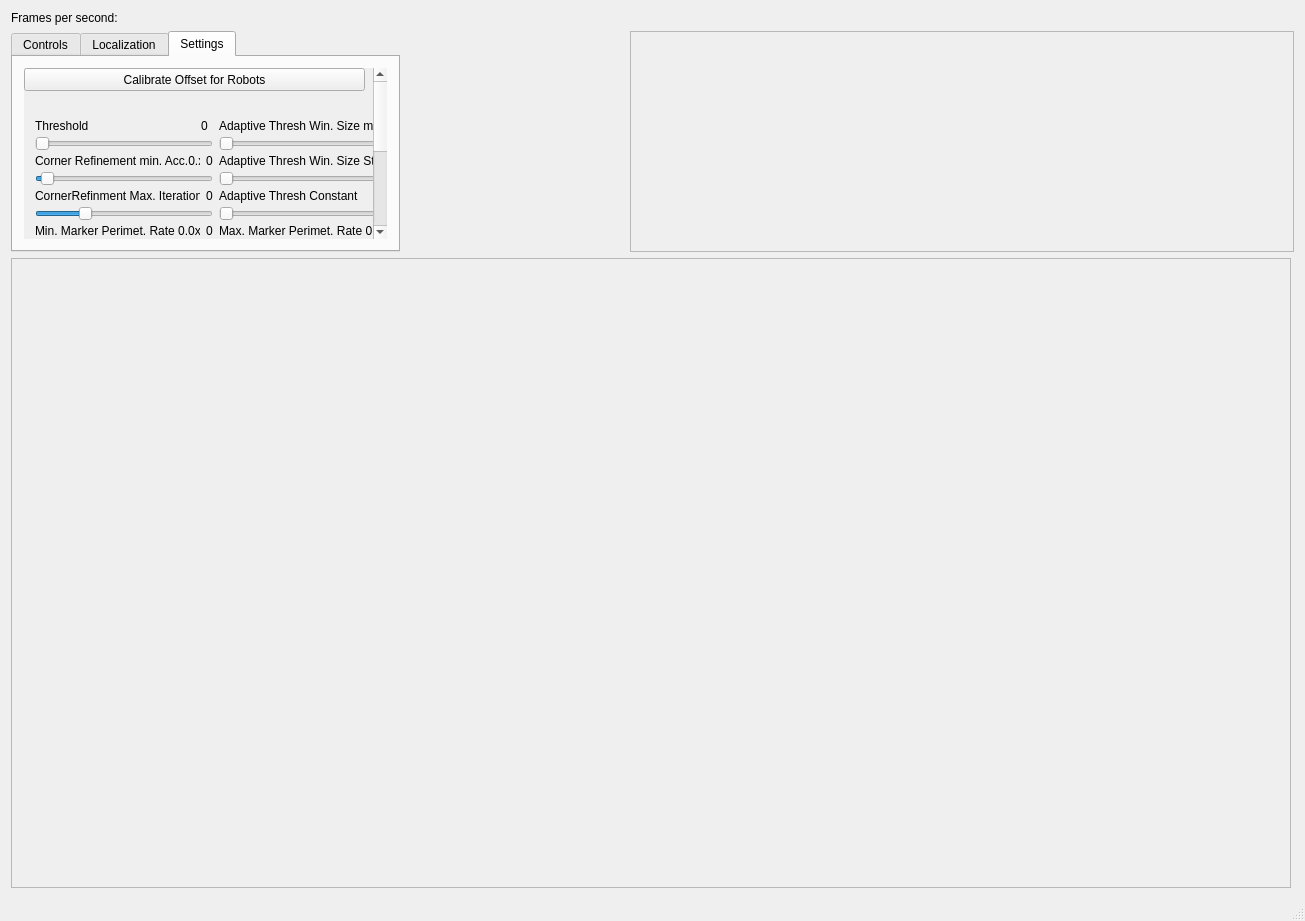
<?xml version="1.0" encoding="UTF-8"?>
<ui version="4.0">
 <class>RobotDetectionMainWindow</class>
 <widget class="QMainWindow" name="RobotDetectionMainWindow">
  <property name="geometry">
   <rect>
    <x>0</x>
    <y>0</y>
    <width>1305</width>
    <height>921</height>
   </rect>
  </property>
  <property name="sizePolicy">
   <sizepolicy hsizetype="Minimum" vsizetype="Preferred">
    <horstretch>0</horstretch>
    <verstretch>0</verstretch>
   </sizepolicy>
  </property>
  <property name="windowTitle">
   <string>Robot Detection</string>
  </property>
  <property name="windowIcon">
   <iconset resource="ressource.qrc">
    <normaloff>:/images/Hawhamburg-logo.png</normaloff>:/images/Hawhamburg-logo.png</iconset>
  </property>
  <widget class="QWidget" name="centralWidget">
   <layout class="QGridLayout" name="gridLayout">
    <item row="1" column="2" colspan="3">
     <widget class="QLabel" name="labelLogo">
      <property name="sizePolicy">
       <sizepolicy hsizetype="Minimum" vsizetype="Minimum">
        <horstretch>0</horstretch>
        <verstretch>0</verstretch>
       </sizepolicy>
      </property>
      <property name="maximumSize">
       <size>
        <width>16777215</width>
        <height>221</height>
       </size>
      </property>
      <property name="toolTip">
       <string>Gewerk 5 FTW !!!</string>
      </property>
      <property name="frameShape">
       <enum>QFrame::StyledPanel</enum>
      </property>
      <property name="frameShadow">
       <enum>QFrame::Sunken</enum>
      </property>
      <property name="text">
       <string/>
      </property>
      <property name="pixmap">
       <pixmap resource="ressource.qrc">:/images/HAW_Hamburg.png</pixmap>
      </property>
      <property name="scaledContents">
       <bool>false</bool>
      </property>
      <property name="wordWrap">
       <bool>false</bool>
      </property>
     </widget>
    </item>
    <item row="1" column="1">
     <spacer name="horizontalSpacer_2">
      <property name="orientation">
       <enum>Qt::Horizontal</enum>
      </property>
      <property name="sizeType">
       <enum>QSizePolicy::Minimum</enum>
      </property>
      <property name="sizeHint" stdset="0">
       <size>
        <width>20</width>
        <height>20</height>
       </size>
      </property>
     </spacer>
    </item>
    <item row="2" column="0" colspan="5">
     <widget class="QLabel" name="labelImage">
      <property name="sizePolicy">
       <sizepolicy hsizetype="Minimum" vsizetype="Minimum">
        <horstretch>0</horstretch>
        <verstretch>10</verstretch>
       </sizepolicy>
      </property>
      <property name="minimumSize">
       <size>
        <width>0</width>
        <height>0</height>
       </size>
      </property>
      <property name="maximumSize">
       <size>
        <width>1280</width>
        <height>640</height>
       </size>
      </property>
      <property name="sizeIncrement">
       <size>
        <width>20</width>
        <height>20</height>
       </size>
      </property>
      <property name="baseSize">
       <size>
        <width>2</width>
        <height>2</height>
       </size>
      </property>
      <property name="frameShape">
       <enum>QFrame::StyledPanel</enum>
      </property>
      <property name="frameShadow">
       <enum>QFrame::Sunken</enum>
      </property>
      <property name="text">
       <string/>
      </property>
     </widget>
    </item>
    <item row="1" column="0">
     <widget class="QTabWidget" name="tabWidget">
      <property name="sizePolicy">
       <sizepolicy hsizetype="Preferred" vsizetype="Preferred">
        <horstretch>0</horstretch>
        <verstretch>0</verstretch>
       </sizepolicy>
      </property>
      <property name="maximumSize">
       <size>
        <width>401</width>
        <height>221</height>
       </size>
      </property>
      <property name="tabShape">
       <enum>QTabWidget::Rounded</enum>
      </property>
      <property name="currentIndex">
       <number>2</number>
      </property>
      <widget class="QWidget" name="tab_3">
       <attribute name="title">
        <string>Controls</string>
       </attribute>
       <layout class="QGridLayout" name="gridLayout_3">
        <item row="0" column="1">
         <widget class="QLabel" name="t4_label">
          <property name="text">
           <string>TextLabel</string>
          </property>
         </widget>
        </item>
        <item row="2" column="0">
         <widget class="QCheckBox" name="checkBoxLiveView">
          <property name="toolTip">
           <string>activates live view mode with lower framerate</string>
          </property>
          <property name="text">
           <string>Live View</string>
          </property>
         </widget>
        </item>
        <item row="0" column="0">
         <widget class="QPushButton" name="pushButtonStartStop">
          <property name="toolTip">
           <string/>
          </property>
          <property name="text">
           <string>Start Detection</string>
          </property>
         </widget>
        </item>
        <item row="2" column="1">
         <spacer name="horizontalSpacer">
          <property name="orientation">
           <enum>Qt::Horizontal</enum>
          </property>
          <property name="sizeHint" stdset="0">
           <size>
            <width>40</width>
            <height>20</height>
           </size>
          </property>
         </spacer>
        </item>
        <item row="1" column="0">
         <spacer name="verticalSpacer_2">
          <property name="orientation">
           <enum>Qt::Vertical</enum>
          </property>
          <property name="sizeHint" stdset="0">
           <size>
            <width>20</width>
            <height>40</height>
           </size>
          </property>
         </spacer>
        </item>
        <item row="4" column="0">
         <spacer name="verticalSpacer_3">
          <property name="orientation">
           <enum>Qt::Vertical</enum>
          </property>
          <property name="sizeHint" stdset="0">
           <size>
            <width>20</width>
            <height>40</height>
           </size>
          </property>
         </spacer>
        </item>
        <item row="3" column="0">
         <widget class="QCheckBox" name="checkBox_Measurement">
          <property name="text">
           <string>Measurement</string>
          </property>
         </widget>
        </item>
       </layout>
      </widget>
      <widget class="QWidget" name="tab">
       <attribute name="title">
        <string>Localization</string>
       </attribute>
       <layout class="QVBoxLayout" name="verticalLayout">
        <item>
         <widget class="QTableWidget" name="tableWidget">
          <property name="sizePolicy">
           <sizepolicy hsizetype="Fixed" vsizetype="Fixed">
            <horstretch>0</horstretch>
            <verstretch>0</verstretch>
           </sizepolicy>
          </property>
          <property name="minimumSize">
           <size>
            <width>363</width>
            <height>148</height>
           </size>
          </property>
          <property name="maximumSize">
           <size>
            <width>363</width>
            <height>148</height>
           </size>
          </property>
          <property name="font">
           <font>
            <pointsize>14</pointsize>
           </font>
          </property>
          <attribute name="horizontalHeaderMinimumSectionSize">
           <number>30</number>
          </attribute>
          <row>
           <property name="text">
            <string>Robot 1</string>
           </property>
           <property name="font">
            <font>
             <family>MS Shell Dlg 2</family>
             <pointsize>8</pointsize>
             <weight>50</weight>
             <bold>false</bold>
            </font>
           </property>
          </row>
          <row>
           <property name="text">
            <string>Robot 2</string>
           </property>
           <property name="font">
            <font>
             <family>MS Shell Dlg 2</family>
             <pointsize>8</pointsize>
             <weight>50</weight>
             <bold>false</bold>
            </font>
           </property>
          </row>
          <row>
           <property name="text">
            <string>Robot 3</string>
           </property>
           <property name="font">
            <font>
             <family>MS Shell Dlg 2</family>
             <pointsize>8</pointsize>
             <weight>50</weight>
             <bold>false</bold>
            </font>
           </property>
          </row>
          <row>
           <property name="text">
            <string>Robot 4</string>
           </property>
           <property name="font">
            <font>
             <family>MS Shell Dlg 2</family>
             <pointsize>8</pointsize>
             <weight>50</weight>
             <bold>false</bold>
            </font>
           </property>
          </row>
          <column>
           <property name="text">
            <string>x</string>
           </property>
           <property name="font">
            <font>
             <family>MS Shell Dlg 2</family>
             <pointsize>8</pointsize>
             <weight>50</weight>
             <bold>false</bold>
            </font>
           </property>
          </column>
          <column>
           <property name="text">
            <string>y</string>
           </property>
           <property name="font">
            <font>
             <family>MS Shell Dlg 2</family>
             <pointsize>8</pointsize>
            </font>
           </property>
          </column>
          <column>
           <property name="text">
            <string>phi</string>
           </property>
           <property name="font">
            <font>
             <family>MS Shell Dlg 2</family>
             <pointsize>8</pointsize>
            </font>
           </property>
          </column>
         </widget>
        </item>
        <item>
         <widget class="QLabel" name="labelVersion">
          <property name="text">
           <string>TextLabel</string>
          </property>
         </widget>
        </item>
       </layout>
      </widget>
      <widget class="QWidget" name="tab_2">
       <attribute name="title">
        <string>Settings</string>
       </attribute>
       <layout class="QGridLayout" name="gridLayout_4">
        <item row="2" column="0">
         <widget class="QScrollArea" name="scrollArea">
          <property name="enabled">
           <bool>true</bool>
          </property>
          <property name="sizePolicy">
           <sizepolicy hsizetype="MinimumExpanding" vsizetype="Preferred">
            <horstretch>10</horstretch>
            <verstretch>50</verstretch>
           </sizepolicy>
          </property>
          <property name="minimumSize">
           <size>
            <width>10</width>
            <height>10</height>
           </size>
          </property>
          <property name="maximumSize">
           <size>
            <width>363</width>
            <height>1000</height>
           </size>
          </property>
          <property name="sizeIncrement">
           <size>
            <width>1</width>
            <height>1</height>
           </size>
          </property>
          <property name="baseSize">
           <size>
            <width>2</width>
            <height>2</height>
           </size>
          </property>
          <property name="frameShape">
           <enum>QFrame::NoFrame</enum>
          </property>
          <property name="lineWidth">
           <number>10</number>
          </property>
          <property name="midLineWidth">
           <number>10</number>
          </property>
          <property name="verticalScrollBarPolicy">
           <enum>Qt::ScrollBarAlwaysOn</enum>
          </property>
          <property name="horizontalScrollBarPolicy">
           <enum>Qt::ScrollBarAlwaysOff</enum>
          </property>
          <property name="widgetResizable">
           <bool>false</bool>
          </property>
          <widget class="QWidget" name="scrollAreaWidgetContents">
           <property name="geometry">
            <rect>
             <x>0</x>
             <y>0</y>
             <width>363</width>
             <height>350</height>
            </rect>
           </property>
           <property name="minimumSize">
            <size>
             <width>363</width>
             <height>350</height>
            </size>
           </property>
           <property name="maximumSize">
            <size>
             <width>363</width>
             <height>500</height>
            </size>
           </property>
           <widget class="QPushButton" name="pushButtonCalibrateOffset">
            <property name="geometry">
             <rect>
              <x>0</x>
              <y>0</y>
              <width>341</width>
              <height>23</height>
             </rect>
            </property>
            <property name="text">
             <string>Calibrate Offset for Robots</string>
            </property>
           </widget>
           <widget class="QWidget" name="horizontalLayoutWidget">
            <property name="geometry">
             <rect>
              <x>0</x>
              <y>30</y>
              <width>384</width>
              <height>291</height>
             </rect>
            </property>
            <layout class="QHBoxLayout" name="horizontalLayout_2">
             <property name="spacing">
              <number>6</number>
             </property>
             <item>
              <layout class="QVBoxLayout" name="verticalLayout_11">
               <property name="spacing">
                <number>3</number>
               </property>
               <item>
                <spacer name="verticalSpacer_4">
                 <property name="orientation">
                  <enum>Qt::Vertical</enum>
                 </property>
                 <property name="sizeType">
                  <enum>QSizePolicy::Maximum</enum>
                 </property>
                 <property name="sizeHint" stdset="0">
                  <size>
                   <width>3</width>
                   <height>10</height>
                  </size>
                 </property>
                </spacer>
               </item>
               <item>
                <layout class="QHBoxLayout" name="horizontalLayout_30">
                 <item>
                  <widget class="QLabel" name="labelBigNone_5">
                   <property name="sizePolicy">
                    <sizepolicy hsizetype="Fixed" vsizetype="Fixed">
                     <horstretch>0</horstretch>
                     <verstretch>0</verstretch>
                    </sizepolicy>
                   </property>
                   <property name="minimumSize">
                    <size>
                     <width>160</width>
                     <height>0</height>
                    </size>
                   </property>
                   <property name="text">
                    <string>Threshold </string>
                   </property>
                  </widget>
                 </item>
                 <item>
                  <widget class="QLabel" name="value_threshold">
                   <property name="sizePolicy">
                    <sizepolicy hsizetype="Preferred" vsizetype="Fixed">
                     <horstretch>0</horstretch>
                     <verstretch>0</verstretch>
                    </sizepolicy>
                   </property>
                   <property name="toolTip">
                    <string>millimeters</string>
                   </property>
                   <property name="text">
                    <string>0</string>
                   </property>
                  </widget>
                 </item>
                </layout>
               </item>
               <item>
                <widget class="QSlider" name="slider_threshold">
                 <property name="minimum">
                  <number>5</number>
                 </property>
                 <property name="maximum">
                  <number>255</number>
                 </property>
                 <property name="orientation">
                  <enum>Qt::Horizontal</enum>
                 </property>
                </widget>
               </item>
               <item>
                <layout class="QHBoxLayout" name="horizontalLayout">
                 <item>
                  <widget class="QLabel" name="labelBigNone_6">
                   <property name="sizePolicy">
                    <sizepolicy hsizetype="Fixed" vsizetype="Fixed">
                     <horstretch>0</horstretch>
                     <verstretch>0</verstretch>
                    </sizepolicy>
                   </property>
                   <property name="minimumSize">
                    <size>
                     <width>160</width>
                     <height>0</height>
                    </size>
                   </property>
                   <property name="text">
                    <string>Corner Refinement min. Acc.0.x</string>
                   </property>
                  </widget>
                 </item>
                 <item>
                  <widget class="QLabel" name="value_cornerRefinementMinAccuracy">
                   <property name="sizePolicy">
                    <sizepolicy hsizetype="Preferred" vsizetype="Fixed">
                     <horstretch>0</horstretch>
                     <verstretch>0</verstretch>
                    </sizepolicy>
                   </property>
                   <property name="toolTip">
                    <string>millimeters</string>
                   </property>
                   <property name="text">
                    <string>0</string>
                   </property>
                  </widget>
                 </item>
                </layout>
               </item>
               <item>
                <widget class="QSlider" name="slider_cornerRefinementMinAccuracy">
                 <property name="sizePolicy">
                  <sizepolicy hsizetype="Preferred" vsizetype="Fixed">
                   <horstretch>0</horstretch>
                   <verstretch>0</verstretch>
                  </sizepolicy>
                 </property>
                 <property name="minimumSize">
                  <size>
                   <width>0</width>
                   <height>0</height>
                  </size>
                 </property>
                 <property name="toolTip">
                  <string>maximum radius for largest circles</string>
                 </property>
                 <property name="minimum">
                  <number>10</number>
                 </property>
                 <property name="maximum">
                  <number>1000</number>
                 </property>
                 <property name="value">
                  <number>40</number>
                 </property>
                 <property name="orientation">
                  <enum>Qt::Horizontal</enum>
                 </property>
                </widget>
               </item>
               <item>
                <layout class="QHBoxLayout" name="horizontalLayout_31">
                 <item>
                  <widget class="QLabel" name="labelMaxMiddle_5">
                   <property name="sizePolicy">
                    <sizepolicy hsizetype="Fixed" vsizetype="Fixed">
                     <horstretch>0</horstretch>
                     <verstretch>0</verstretch>
                    </sizepolicy>
                   </property>
                   <property name="minimumSize">
                    <size>
                     <width>160</width>
                     <height>0</height>
                    </size>
                   </property>
                   <property name="text">
                    <string>CornerRefinment Max. Iteration</string>
                   </property>
                  </widget>
                 </item>
                 <item>
                  <widget class="QLabel" name="labelMaxMiddleValue_5">
                   <property name="text">
                    <string>0</string>
                   </property>
                  </widget>
                 </item>
                </layout>
               </item>
               <item>
                <widget class="QSlider" name="slider_cornerRefinementMaxIterations">
                 <property name="sizePolicy">
                  <sizepolicy hsizetype="Preferred" vsizetype="Fixed">
                   <horstretch>0</horstretch>
                   <verstretch>0</verstretch>
                  </sizepolicy>
                 </property>
                 <property name="minimumSize">
                  <size>
                   <width>0</width>
                   <height>0</height>
                  </size>
                 </property>
                 <property name="toolTip">
                  <string>a circle closer to another circle than this value is ignored</string>
                 </property>
                 <property name="minimum">
                  <number>1</number>
                 </property>
                 <property name="maximum">
                  <number>150</number>
                 </property>
                 <property name="singleStep">
                  <number>0</number>
                 </property>
                 <property name="value">
                  <number>40</number>
                 </property>
                 <property name="orientation">
                  <enum>Qt::Horizontal</enum>
                 </property>
                </widget>
               </item>
               <item>
                <layout class="QHBoxLayout" name="horizontalLayout_34">
                 <item>
                  <widget class="QLabel" name="labelMaxMiddle_8">
                   <property name="sizePolicy">
                    <sizepolicy hsizetype="Fixed" vsizetype="Fixed">
                     <horstretch>0</horstretch>
                     <verstretch>0</verstretch>
                    </sizepolicy>
                   </property>
                   <property name="minimumSize">
                    <size>
                     <width>160</width>
                     <height>0</height>
                    </size>
                   </property>
                   <property name="text">
                    <string>Min. Marker Perimet. Rate 0.0x</string>
                   </property>
                  </widget>
                 </item>
                 <item>
                  <widget class="QLabel" name="value_minMarkerPerimeterRate">
                   <property name="text">
                    <string>0</string>
                   </property>
                  </widget>
                 </item>
                </layout>
               </item>
               <item>
                <widget class="QSlider" name="slider_minMarkerPerimeterRate">
                 <property name="minimum">
                  <number>1</number>
                 </property>
                 <property name="orientation">
                  <enum>Qt::Horizontal</enum>
                 </property>
                </widget>
               </item>
               <item>
                <layout class="QHBoxLayout" name="horizontalLayout_35">
                 <item>
                  <widget class="QLabel" name="labelMaxMiddle_9">
                   <property name="sizePolicy">
                    <sizepolicy hsizetype="Fixed" vsizetype="Fixed">
                     <horstretch>0</horstretch>
                     <verstretch>0</verstretch>
                    </sizepolicy>
                   </property>
                   <property name="minimumSize">
                    <size>
                     <width>160</width>
                     <height>0</height>
                    </size>
                   </property>
                   <property name="text">
                    <string>Error Correction Rate 0.x</string>
                   </property>
                  </widget>
                 </item>
                 <item>
                  <widget class="QLabel" name="value_errorCorrectionRate">
                   <property name="text">
                    <string>0</string>
                   </property>
                  </widget>
                 </item>
                </layout>
               </item>
               <item>
                <widget class="QSlider" name="slider_errorCorrectionRate">
                 <property name="minimum">
                  <number>10</number>
                 </property>
                 <property name="maximum">
                  <number>1000</number>
                 </property>
                 <property name="orientation">
                  <enum>Qt::Horizontal</enum>
                 </property>
                </widget>
               </item>
               <item>
                <layout class="QHBoxLayout" name="horizontalLayout_36">
                 <item>
                  <widget class="QLabel" name="labelMaxMiddle_10">
                   <property name="sizePolicy">
                    <sizepolicy hsizetype="Fixed" vsizetype="Fixed">
                     <horstretch>0</horstretch>
                     <verstretch>0</verstretch>
                    </sizepolicy>
                   </property>
                   <property name="minimumSize">
                    <size>
                     <width>160</width>
                     <height>0</height>
                    </size>
                   </property>
                   <property name="text">
                    <string>polygonal App. Acc. Rate 0.0x</string>
                   </property>
                  </widget>
                 </item>
                 <item>
                  <widget class="QLabel" name="value_polygonalApproxAccuracyRate">
                   <property name="text">
                    <string>0</string>
                   </property>
                  </widget>
                 </item>
                </layout>
               </item>
               <item>
                <widget class="QSlider" name="slider_polygonalApproxAccuracyRate">
                 <property name="minimum">
                  <number>1</number>
                 </property>
                 <property name="maximum">
                  <number>100</number>
                 </property>
                 <property name="orientation">
                  <enum>Qt::Horizontal</enum>
                 </property>
                </widget>
               </item>
               <item>
                <spacer name="verticalSpacer_5">
                 <property name="orientation">
                  <enum>Qt::Vertical</enum>
                 </property>
                 <property name="sizeType">
                  <enum>QSizePolicy::Expanding</enum>
                 </property>
                 <property name="sizeHint" stdset="0">
                  <size>
                   <width>10</width>
                   <height>10</height>
                  </size>
                 </property>
                </spacer>
               </item>
              </layout>
             </item>
             <item>
              <layout class="QVBoxLayout" name="verticalLayout_2">
               <property name="spacing">
                <number>3</number>
               </property>
               <item>
                <spacer name="verticalSpacer">
                 <property name="orientation">
                  <enum>Qt::Vertical</enum>
                 </property>
                 <property name="sizeType">
                  <enum>QSizePolicy::Maximum</enum>
                 </property>
                 <property name="sizeHint" stdset="0">
                  <size>
                   <width>3</width>
                   <height>10</height>
                  </size>
                 </property>
                </spacer>
               </item>
               <item>
                <layout class="QHBoxLayout" name="horizontalLayout_8">
                 <item>
                  <widget class="QLabel" name="labelMaxMiddle_20">
                   <property name="sizePolicy">
                    <sizepolicy hsizetype="Fixed" vsizetype="Fixed">
                     <horstretch>0</horstretch>
                     <verstretch>0</verstretch>
                    </sizepolicy>
                   </property>
                   <property name="minimumSize">
                    <size>
                     <width>160</width>
                     <height>0</height>
                    </size>
                   </property>
                   <property name="text">
                    <string>Adaptive Thresh Win. Size min.</string>
                   </property>
                  </widget>
                 </item>
                 <item>
                  <widget class="QLabel" name="value_adaptiveThreshWinSizeStepMin">
                   <property name="text">
                    <string>0</string>
                   </property>
                  </widget>
                 </item>
                </layout>
               </item>
               <item>
                <widget class="QSlider" name="slider_adaptiveThreshWinSizeMin">
                 <property name="minimum">
                  <number>4</number>
                 </property>
                 <property name="maximum">
                  <number>10</number>
                 </property>
                 <property name="orientation">
                  <enum>Qt::Horizontal</enum>
                 </property>
                </widget>
               </item>
               <item>
                <layout class="QHBoxLayout" name="horizontalLayout_37">
                 <item>
                  <widget class="QLabel" name="labelMaxMiddle_12">
                   <property name="sizePolicy">
                    <sizepolicy hsizetype="Fixed" vsizetype="Fixed">
                     <horstretch>0</horstretch>
                     <verstretch>0</verstretch>
                    </sizepolicy>
                   </property>
                   <property name="minimumSize">
                    <size>
                     <width>160</width>
                     <height>0</height>
                    </size>
                   </property>
                   <property name="text">
                    <string>Adaptive Thresh Win. Size Step</string>
                   </property>
                  </widget>
                 </item>
                 <item>
                  <widget class="QLabel" name="value_adaptiveThreshWinSizeStep">
                   <property name="text">
                    <string>0</string>
                   </property>
                  </widget>
                 </item>
                </layout>
               </item>
               <item>
                <widget class="QSlider" name="slider_adaptiveThreshWinSizeStep">
                 <property name="minimum">
                  <number>1</number>
                 </property>
                 <property name="orientation">
                  <enum>Qt::Horizontal</enum>
                 </property>
                </widget>
               </item>
               <item>
                <layout class="QHBoxLayout" name="horizontalLayout_38">
                 <item>
                  <widget class="QLabel" name="labelMaxMiddle_13">
                   <property name="sizePolicy">
                    <sizepolicy hsizetype="Fixed" vsizetype="Fixed">
                     <horstretch>0</horstretch>
                     <verstretch>0</verstretch>
                    </sizepolicy>
                   </property>
                   <property name="minimumSize">
                    <size>
                     <width>160</width>
                     <height>0</height>
                    </size>
                   </property>
                   <property name="text">
                    <string>Adaptive Thresh Constant</string>
                   </property>
                  </widget>
                 </item>
                 <item>
                  <widget class="QLabel" name="value_adaptiveThreshConstant">
                   <property name="text">
                    <string>0</string>
                   </property>
                  </widget>
                 </item>
                </layout>
               </item>
               <item>
                <widget class="QSlider" name="slider_adaptiveThreshConstant">
                 <property name="minimum">
                  <number>1</number>
                 </property>
                 <property name="orientation">
                  <enum>Qt::Horizontal</enum>
                 </property>
                </widget>
               </item>
               <item>
                <layout class="QHBoxLayout" name="horizontalLayout_40">
                 <item>
                  <widget class="QLabel" name="labelMaxMiddle_14">
                   <property name="sizePolicy">
                    <sizepolicy hsizetype="Fixed" vsizetype="Fixed">
                     <horstretch>0</horstretch>
                     <verstretch>0</verstretch>
                    </sizepolicy>
                   </property>
                   <property name="minimumSize">
                    <size>
                     <width>160</width>
                     <height>0</height>
                    </size>
                   </property>
                   <property name="text">
                    <string>Max. Marker Perimet. Rate 0.0</string>
                   </property>
                  </widget>
                 </item>
                 <item>
                  <widget class="QLabel" name="value_maxMarkerPerimeterRate">
                   <property name="text">
                    <string>0</string>
                   </property>
                  </widget>
                 </item>
                </layout>
               </item>
               <item>
                <widget class="QSlider" name="slider_maxMarkerPerimeterRate">
                 <property name="minimum">
                  <number>100</number>
                 </property>
                 <property name="maximum">
                  <number>999</number>
                 </property>
                 <property name="orientation">
                  <enum>Qt::Horizontal</enum>
                 </property>
                </widget>
               </item>
               <item>
                <layout class="QHBoxLayout" name="horizontalLayout_41">
                 <item>
                  <widget class="QLabel" name="labelMaxMiddle_15">
                   <property name="sizePolicy">
                    <sizepolicy hsizetype="Fixed" vsizetype="Fixed">
                     <horstretch>0</horstretch>
                     <verstretch>0</verstretch>
                    </sizepolicy>
                   </property>
                   <property name="minimumSize">
                    <size>
                     <width>160</width>
                     <height>0</height>
                    </size>
                   </property>
                   <property name="text">
                    <string>Perspective Remove Pixel</string>
                   </property>
                  </widget>
                 </item>
                 <item>
                  <widget class="QLabel" name="value_perspectiveRemovePixelPerCell">
                   <property name="text">
                    <string>0</string>
                   </property>
                  </widget>
                 </item>
                </layout>
               </item>
               <item>
                <widget class="QSlider" name="slider_perspectiveRemovePixelPerCell">
                 <property name="minimum">
                  <number>1</number>
                 </property>
                 <property name="orientation">
                  <enum>Qt::Horizontal</enum>
                 </property>
                </widget>
               </item>
               <item>
                <layout class="QHBoxLayout" name="horizontalLayout_42">
                 <item>
                  <widget class="QLabel" name="labelMaxMiddle_16">
                   <property name="sizePolicy">
                    <sizepolicy hsizetype="Fixed" vsizetype="Fixed">
                     <horstretch>0</horstretch>
                     <verstretch>0</verstretch>
                    </sizepolicy>
                   </property>
                   <property name="minimumSize">
                    <size>
                     <width>160</width>
                     <height>0</height>
                    </size>
                   </property>
                   <property name="text">
                    <string>Max Size of detected  Rect´s</string>
                   </property>
                  </widget>
                 </item>
                 <item>
                  <widget class="QLabel" name="value_MinSizeofRects">
                   <property name="text">
                    <string>0</string>
                   </property>
                  </widget>
                 </item>
                </layout>
               </item>
               <item>
                <widget class="QSlider" name="slider_MinSizeofRects">
                 <property name="minimum">
                  <number>4001</number>
                 </property>
                 <property name="maximum">
                  <number>10000</number>
                 </property>
                 <property name="orientation">
                  <enum>Qt::Horizontal</enum>
                 </property>
                </widget>
               </item>
               <item>
                <spacer name="verticalSpacer_6">
                 <property name="orientation">
                  <enum>Qt::Vertical</enum>
                 </property>
                 <property name="sizeType">
                  <enum>QSizePolicy::Expanding</enum>
                 </property>
                 <property name="sizeHint" stdset="0">
                  <size>
                   <width>10</width>
                   <height>10</height>
                  </size>
                 </property>
                </spacer>
               </item>
              </layout>
             </item>
            </layout>
           </widget>
          </widget>
         </widget>
        </item>
       </layout>
      </widget>
     </widget>
    </item>
    <item row="0" column="0">
     <widget class="QLabel" name="labelFPS">
      <property name="text">
       <string>Frames per second:</string>
      </property>
     </widget>
    </item>
   </layout>
  </widget>
  <widget class="QStatusBar" name="statusBar"/>
 </widget>
 <layoutdefault spacing="6" margin="11"/>
 <resources>
  <include location="ressource.qrc"/>
 </resources>
 <connections>
  <connection>
   <sender>slider_threshold</sender>
   <signal>valueChanged(int)</signal>
   <receiver>value_threshold</receiver>
   <slot>setNum(int)</slot>
   <hints>
    <hint type="sourcelabel">
     <x>143</x>
     <y>-52</y>
    </hint>
    <hint type="destinationlabel">
     <x>182</x>
     <y>-73</y>
    </hint>
   </hints>
  </connection>
  <connection>
   <sender>slider_cornerRefinementMinAccuracy</sender>
   <signal>valueChanged(int)</signal>
   <receiver>value_cornerRefinementMinAccuracy</receiver>
   <slot>setNum(int)</slot>
   <hints>
    <hint type="sourcelabel">
     <x>169</x>
     <y>-16</y>
    </hint>
    <hint type="destinationlabel">
     <x>182</x>
     <y>-34</y>
    </hint>
   </hints>
  </connection>
  <connection>
   <sender>slider_adaptiveThreshWinSizeMin</sender>
   <signal>valueChanged(int)</signal>
   <receiver>value_adaptiveThreshWinSizeStepMin</receiver>
   <slot>setNum(int)</slot>
   <hints>
    <hint type="sourcelabel">
     <x>298</x>
     <y>-55</y>
    </hint>
    <hint type="destinationlabel">
     <x>356</x>
     <y>-76</y>
    </hint>
   </hints>
  </connection>
  <connection>
   <sender>slider_adaptiveThreshWinSizeStep</sender>
   <signal>valueChanged(int)</signal>
   <receiver>value_adaptiveThreshWinSizeStep</receiver>
   <slot>setNum(int)</slot>
   <hints>
    <hint type="sourcelabel">
     <x>262</x>
     <y>-17</y>
    </hint>
    <hint type="destinationlabel">
     <x>356</x>
     <y>-36</y>
    </hint>
   </hints>
  </connection>
  <connection>
   <sender>slider_cornerRefinementMaxIterations</sender>
   <signal>valueChanged(int)</signal>
   <receiver>labelMaxMiddleValue_5</receiver>
   <slot>setNum(int)</slot>
   <hints>
    <hint type="sourcelabel">
     <x>102</x>
     <y>21</y>
    </hint>
    <hint type="destinationlabel">
     <x>182</x>
     <y>6</y>
    </hint>
   </hints>
  </connection>
  <connection>
   <sender>slider_adaptiveThreshConstant</sender>
   <signal>valueChanged(int)</signal>
   <receiver>value_adaptiveThreshConstant</receiver>
   <slot>setNum(int)</slot>
   <hints>
    <hint type="sourcelabel">
     <x>238</x>
     <y>17</y>
    </hint>
    <hint type="destinationlabel">
     <x>354</x>
     <y>6</y>
    </hint>
   </hints>
  </connection>
  <connection>
   <sender>slider_minMarkerPerimeterRate</sender>
   <signal>valueChanged(int)</signal>
   <receiver>value_minMarkerPerimeterRate</receiver>
   <slot>setNum(int)</slot>
   <hints>
    <hint type="sourcelabel">
     <x>125</x>
     <y>68</y>
    </hint>
    <hint type="destinationlabel">
     <x>184</x>
     <y>48</y>
    </hint>
   </hints>
  </connection>
  <connection>
   <sender>slider_errorCorrectionRate</sender>
   <signal>valueChanged(int)</signal>
   <receiver>value_errorCorrectionRate</receiver>
   <slot>setNum(int)</slot>
   <hints>
    <hint type="sourcelabel">
     <x>165</x>
     <y>103</y>
    </hint>
    <hint type="destinationlabel">
     <x>180</x>
     <y>87</y>
    </hint>
   </hints>
  </connection>
  <connection>
   <sender>slider_perspectiveRemovePixelPerCell</sender>
   <signal>valueChanged(int)</signal>
   <receiver>value_perspectiveRemovePixelPerCell</receiver>
   <slot>setNum(int)</slot>
   <hints>
    <hint type="sourcelabel">
     <x>314</x>
     <y>100</y>
    </hint>
    <hint type="destinationlabel">
     <x>354</x>
     <y>83</y>
    </hint>
   </hints>
  </connection>
  <connection>
   <sender>slider_maxMarkerPerimeterRate</sender>
   <signal>valueChanged(int)</signal>
   <receiver>value_maxMarkerPerimeterRate</receiver>
   <slot>setNum(int)</slot>
   <hints>
    <hint type="sourcelabel">
     <x>303</x>
     <y>58</y>
    </hint>
    <hint type="destinationlabel">
     <x>353</x>
     <y>44</y>
    </hint>
   </hints>
  </connection>
  <connection>
   <sender>slider_polygonalApproxAccuracyRate</sender>
   <signal>valueChanged(int)</signal>
   <receiver>value_polygonalApproxAccuracyRate</receiver>
   <slot>setNum(int)</slot>
   <hints>
    <hint type="sourcelabel">
     <x>146</x>
     <y>146</y>
    </hint>
    <hint type="destinationlabel">
     <x>181</x>
     <y>125</y>
    </hint>
   </hints>
  </connection>
  <connection>
   <sender>slider_MinSizeofRects</sender>
   <signal>valueChanged(int)</signal>
   <receiver>value_MinSizeofRects</receiver>
   <slot>setNum(int)</slot>
   <hints>
    <hint type="sourcelabel">
     <x>256</x>
     <y>144</y>
    </hint>
    <hint type="destinationlabel">
     <x>353</x>
     <y>124</y>
    </hint>
   </hints>
  </connection>
 </connections>
</ui>
